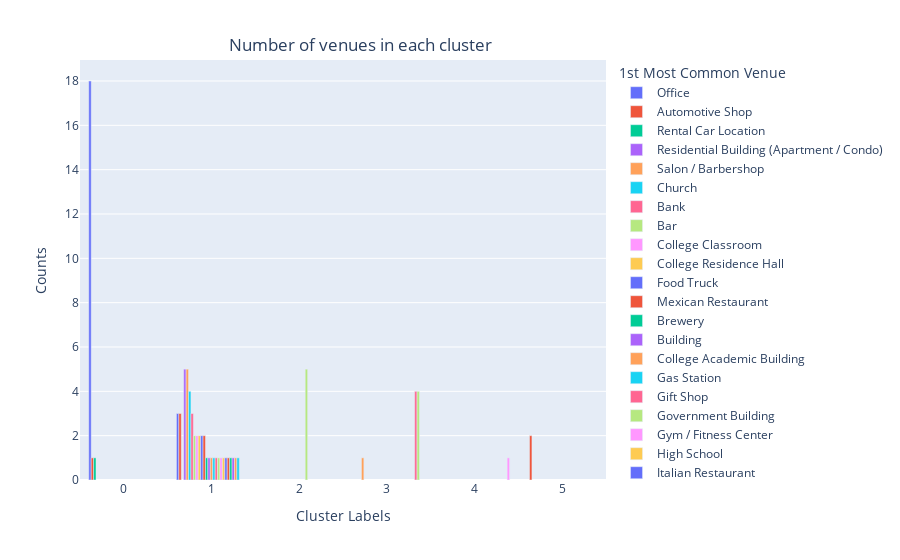

Write notebook code for a chart like this one.
### Code cell
# plot the group bar chart
import plotly.express as px 

fig = px.bar(common_vaneus_cluster, x="Cluster Labels", y="Counts", 
             color="1st Most Common Venue", hover_data=['1st Most Common Venue'], 
             barmode = 'group') 

fig.update_layout(
    title={
        'text': "Number of venues in each cluster",
        'y':0.93,
        'x':0.4,
        'xanchor': 'center',
        'yanchor': 'top'})
# save figure
fig.write_image("../images/sd_venue_numbers_each_cluster_fig10.png")
fig.show()
fig.show(renderer="png")

### Figure 1 — Plotly figure (JSON) as saved in the notebook; plotly's stock layout.template omitted (floating-point values rounded to 4 significant figures)
{"data": [{"alignmentgroup": "True", "customdata": [["Office"], ["Office"]], "hovertemplate": "1st Most Common Venue=%{customdata[0]}<br>Cluster Labels=%{x}<br>Counts=%{y}<extra></extra>", "legendgroup": "Office", "marker": {"color": "#636efa"}, "name": "Office", "offsetgroup": "Office", "orientation": "v", "showlegend": true, "textposition": "auto", "type": "bar", "x": [0, 1], "xaxis": "x", "y": [18, 3], "yaxis": "y"}, {"alignmentgroup": "True", "customdata": [["Automotive Shop"], ["Automotive Shop"], ["Automotive Shop"]], "hovertemplate": "1st Most Common Venue=%{customdata[0]}<br>Cluster Labels=%{x}<br>Counts=%{y}<extra></extra>", "legendgroup": "Automotive Shop", "marker": {"color": "#EF553B"}, "name": "Automotive Shop", "offsetgroup": "Automotive Shop", "orientation": "v", "showlegend": true, "textposition": "auto", "type": "bar", "x": [0, 1, 5], "xaxis": "x", "y": [1, 3, 2], "yaxis": "y"}, {"alignmentgroup": "True", "customdata": [["Rental Car Location"]], "hovertemplate": "1st Most Common Venue=%{customdata[0]}<br>Cluster Labels=%{x}<br>Counts=%{y}<extra></extra>", "legendgroup": "Rental Car Location", "marker": {"color": "#00cc96"}, "name": "Rental Car Location", "offsetgroup": "Rental Car Location", "orientation": "v", "showlegend": true, "textposition": "auto", "type": "bar", "x": [0], "xaxis": "x", "y": [1], "yaxis": "y"}, {"alignmentgroup": "True", "customdata": [["Residential Building (Apartment / Condo)"]], "hovertemplate": "1st Most Common Venue=%{customdata[0]}<br>Cluster Labels=%{x}<br>Counts=%{y}<extra></extra>", "legendgroup": "Residential Building (Apartment / Condo)", "marker": {"color": "#ab63fa"}, "name": "Residential Building (Apartment / Condo)", "offsetgroup": "Residential Building (Apartment / Condo)", "orientation": "v", "showlegend": true, "textposition": "auto", "type": "bar", "x": [1], "xaxis": "x", "y": [5], "yaxis": "y"}, {"alignmentgroup": "True", "customdata": [["Salon / Barbershop"], ["Salon / Barbershop"]], "hovertemplate": "1st Most Common Venue=%{customdata[0]}<br>Cluster Labels=%{x}<br>Counts=%{y}<extra></extra>", "legendgroup": "Salon / Barbershop", "marker": {"color": "#FFA15A"}, "name": "Salon / Barbershop", "offsetgroup": "Salon / Barbershop", "orientation": "v", "showlegend": true, "textposition": "auto", "type": "bar", "x": [1, 3], "xaxis": "x", "y": [5, 1], "yaxis": "y"}, {"alignmentgroup": "True", "customdata": [["Church"]], "hovertemplate": "1st Most Common Venue=%{customdata[0]}<br>Cluster Labels=%{x}<br>Counts=%{y}<extra></extra>", "legendgroup": "Church", "marker": {"color": "#19d3f3"}, "name": "Church", "offsetgroup": "Church", "orientation": "v", "showlegend": true, "textposition": "auto", "type": "bar", "x": [1], "xaxis": "x", "y": [4], "yaxis": "y"}, {"alignmentgroup": "True", "customdata": [["Bank"]], "hovertemplate": "1st Most Common Venue=%{customdata[0]}<br>Cluster Labels=%{x}<br>Counts=%{y}<extra></extra>", "legendgroup": "Bank", "marker": {"color": "#FF6692"}, "name": "Bank", "offsetgroup": "Bank", "orientation": "v", "showlegend": true, "textposition": "auto", "type": "bar", "x": [1], "xaxis": "x", "y": [3], "yaxis": "y"}, {"alignmentgroup": "True", "customdata": [["Bar"]], "hovertemplate": "1st Most Common Venue=%{customdata[0]}<br>Cluster Labels=%{x}<br>Counts=%{y}<extra></extra>", "legendgroup": "Bar", "marker": {"color": "#B6E880"}, "name": "Bar", "offsetgroup": "Bar", "orientation": "v", "showlegend": true, "textposition": "auto", "type": "bar", "x": [1], "xaxis": "x", "y": [2], "yaxis": "y"}, {"alignmentgroup": "True", "customdata": [["College Classroom"]], "hovertemplate": "1st Most Common Venue=%{customdata[0]}<br>Cluster Labels=%{x}<br>Counts=%{y}<extra></extra>", "legendgroup": "College Classroom", "marker": {"color": "#FF97FF"}, "name": "College Classroom", "offsetgroup": "College Classroom", "orientation": "v", "showlegend": true, "textposition": "auto", "type": "bar", "x": [1], "xaxis": "x", "y": [2], "yaxis": "y"}, {"alignmentgroup": "True", "customdata": [["College Residence Hall"]], "hovertemplate": "1st Most Common Venue=%{customdata[0]}<br>Cluster Labels=%{x}<br>Counts=%{y}<extra></extra>", "legendgroup": "College Residence Hall", "marker": {"color": "#FECB52"}, "name": "College Residence Hall", "offsetgroup": "College Residence Hall", "orientation": "v", "showlegend": true, "textposition": "auto", "type": "bar", "x": [1], "xaxis": "x", "y": [2], "yaxis": "y"}, {"alignmentgroup": "True", "customdata": [["Food Truck"]], "hovertemplate": "1st Most Common Venue=%{customdata[0]}<br>Cluster Labels=%{x}<br>Counts=%{y}<extra></extra>", "legendgroup": "Food Truck", "marker": {"color": "#636efa"}, "name": "Food Truck", "offsetgroup": "Food Truck", "orientation": "v", "showlegend": true, "textposition": "auto", "type": "bar", "x": [1], "xaxis": "x", "y": [2], "yaxis": "y"}, {"alignmentgroup": "True", "customdata": [["Mexican Restaurant"]], "hovertemplate": "1st Most Common Venue=%{customdata[0]}<br>Cluster Labels=%{x}<br>Counts=%{y}<extra></extra>", "legendgroup": "Mexican Restaurant", "marker": {"color": "#EF553B"}, "name": "Mexican Restaurant", "offsetgroup": "Mexican Restaurant", "orientation": "v", "showlegend": true, "textposition": "auto", "type": "bar", "x": [1], "xaxis": "x", "y": [2], "yaxis": "y"}, {"alignmentgroup": "True", "customdata": [["Brewery"]], "hovertemplate": "1st Most Common Venue=%{customdata[0]}<br>Cluster Labels=%{x}<br>Counts=%{y}<extra></extra>", "legendgroup": "Brewery", "marker": {"color": "#00cc96"}, "name": "Brewery", "offsetgroup": "Brewery", "orientation": "v", "showlegend": true, "textposition": "auto", "type": "bar", "x": [1], "xaxis": "x", "y": [1], "yaxis": "y"}, {"alignmentgroup": "True", "customdata": [["Building"]], "hovertemplate": "1st Most Common Venue=%{customdata[0]}<br>Cluster Labels=%{x}<br>Counts=%{y}<extra></extra>", "legendgroup": "Building", "marker": {"color": "#ab63fa"}, "name": "Building", "offsetgroup": "Building", "orientation": "v", "showlegend": true, "textposition": "auto", "type": "bar", "x": [1], "xaxis": "x", "y": [1], "yaxis": "y"}, {"alignmentgroup": "True", "customdata": [["College Academic Building"]], "hovertemplate": "1st Most Common Venue=%{customdata[0]}<br>Cluster Labels=%{x}<br>Counts=%{y}<extra></extra>", "legendgroup": "College Academic Building", "marker": {"color": "#FFA15A"}, "name": "College Academic Building", "offsetgroup": "College Academic Building", "orientation": "v", "showlegend": true, "textposition": "auto", "type": "bar", "x": [1], "xaxis": "x", "y": [1], "yaxis": "y"}, {"alignmentgroup": "True", "customdata": [["Gas Station"]], "hovertemplate": "1st Most Common Venue=%{customdata[0]}<br>Cluster Labels=%{x}<br>Counts=%{y}<extra></extra>", "legendgroup": "Gas Station", "marker": {"color": "#19d3f3"}, "name": "Gas Station", "offsetgroup": "Gas Station", "orientation": "v", "showlegend": true, "textposition": "auto", "type": "bar", "x": [1], "xaxis": "x", "y": [1], "yaxis": "y"}, {"alignmentgroup": "True", "customdata": [["Gift Shop"]], "hovertemplate": "1st Most Common Venue=%{customdata[0]}<br>Cluster Labels=%{x}<br>Counts=%{y}<extra></extra>", "legendgroup": "Gift Shop", "marker": {"color": "#FF6692"}, "name": "Gift Shop", "offsetgroup": "Gift Shop", "orientation": "v", "showlegend": true, "textposition": "auto", "type": "bar", "x": [1], "xaxis": "x", "y": [1], "yaxis": "y"}, {"alignmentgroup": "True", "customdata": [["Government Building"], ["Government Building"]], "hovertemplate": "1st Most Common Venue=%{customdata[0]}<br>Cluster Labels=%{x}<br>Counts=%{y}<extra></extra>", "legendgroup": "Government Building", "marker": {"color": "#B6E880"}, "name": "Government Building", "offsetgroup": "Government Building", "orientation": "v", "showlegend": true, "textposition": "auto", "type": "bar", "x": [1, 2], "xaxis": "x", "y": [1, 5], "yaxis": "y"}, {"alignmentgroup": "True", "customdata": [["Gym / Fitness Center"]], "hovertemplate": "1st Most Common Venue=%{customdata[0]}<br>Cluster Labels=%{x}<br>Counts=%{y}<extra></extra>", "legendgroup": "Gym / Fitness Center", "marker": {"color": "#FF97FF"}, "name": "Gym / Fitness Center", "offsetgroup": "Gym / Fitness Center", "orientation": "v", "showlegend": true, "textposition": "auto", "type": "bar", "x": [1], "xaxis": "x", "y": [1], "yaxis": "y"}, {"alignmentgroup": "True", "customdata": [["High School"]], "hovertemplate": "1st Most Common Venue=%{customdata[0]}<br>Cluster Labels=%{x}<br>Counts=%{y}<extra></extra>", "legendgroup": "High School", "marker": {"color": "#FECB52"}, "name": "High School", "offsetgroup": "High School", "orientation": "v", "showlegend": true, "textposition": "auto", "type": "bar", "x": [1], "xaxis": "x", "y": [1], "yaxis": "y"}, {"alignmentgroup": "True", "customdata": [["Italian Restaurant"]], "hovertemplate": "1st Most Common Venue=%{customdata[0]}<br>Cluster Labels=%{x}<br>Counts=%{y}<extra></extra>", "legendgroup": "Italian Restaurant", "marker": {"color": "#636efa"}, "name": "Italian Restaurant", "offsetgroup": "Italian Restaurant", "orientation": "v", "showlegend": true, "textposition": "auto", "type": "bar", "x": [1], "xaxis": "x", "y": [1], "yaxis": "y"}, {"alignmentgroup": "True", "customdata": [["Mobile Phone Shop"]], "hovertemplate": "1st Most Common Venue=%{customdata[0]}<br>Cluster Labels=%{x}<br>Counts=%{y}<extra></extra>", "legendgroup": "Mobile Phone Shop", "marker": {"color": "#EF553B"}, "name": "Mobile Phone Shop", "offsetgroup": "Mobile Phone Shop", "orientation": "v", "showlegend": true, "textposition": "auto", "type": "bar", "x": [1], "xaxis": "x", "y": [1], "yaxis": "y"}, {"alignmentgroup": "True", "customdata": [["Pizza Place"]], "hovertemplate": "1st Most Common Venue=%{customdata[0]}<br>Cluster Labels=%{x}<br>Counts=%{y}<extra></extra>", "legendgroup": "Pizza Place", "marker": {"color": "#00cc96"}, "name": "Pizza Place", "offsetgroup": "Pizza Place", "orientation": "v", "showlegend": true, "textposition": "auto", "type": "bar", "x": [1], "xaxis": "x", "y": [1], "yaxis": "y"}, {"alignmentgroup": "True", "customdata": [["Playground"]], "hovertemplate": "1st Most Common Venue=%{customdata[0]}<br>Cluster Labels=%{x}<br>Counts=%{y}<extra></extra>", "legendgroup": "Playground", "marker": {"color": "#ab63fa"}, "name": "Playground", "offsetgroup": "Playground", "orientation": "v", "showlegend": true, "textposition": "auto", "type": "bar", "x": [1], "xaxis": "x", "y": [1], "yaxis": "y"}, {"alignmentgroup": "True", "customdata": [["Real Estate Office"]], "hovertemplate": "1st Most Common Venue=%{customdata[0]}<br>Cluster Labels=%{x}<br>Counts=%{y}<extra></extra>", "legendgroup": "Real Estate Office", "marker": {"color": "#FFA15A"}, "name": "Real Estate Office", "offsetgroup": "Real Estate Office", "orientation": "v", "showlegend": true, "textposition": "auto", "type": "bar", "x": [1], "xaxis": "x", "y": [1], "yaxis": "y"}, {"alignmentgroup": "True", "customdata": [["Trail"]], "hovertemplate": "1st Most Common Venue=%{customdata[0]}<br>Cluster Labels=%{x}<br>Counts=%{y}<extra></extra>", "legendgroup": "Trail", "marker": {"color": "#19d3f3"}, "name": "Trail", "offsetgroup": "Trail", "orientation": "v", "showlegend": true, "textposition": "auto", "type": "bar", "x": [1], "xaxis": "x", "y": [1], "yaxis": "y"}, {"alignmentgroup": "True", "customdata": [["Dentist's Office"]], "hovertemplate": "1st Most Common Venue=%{customdata[0]}<br>Cluster Labels=%{x}<br>Counts=%{y}<extra></extra>", "legendgroup": "Dentist's Office", "marker": {"color": "#FF6692"}, "name": "Dentist's Office", "offsetgroup": "Dentist's Office", "orientation": "v", "showlegend": true, "textposition": "auto", "type": "bar", "x": [3], "xaxis": "x", "y": [4], "yaxis": "y"}, {"alignmentgroup": "True", "customdata": [["Doctor's Office"]], "hovertemplate": "1st Most Common Venue=%{customdata[0]}<br>Cluster Labels=%{x}<br>Counts=%{y}<extra></extra>", "legendgroup": "Doctor's Office", "marker": {"color": "#B6E880"}, "name": "Doctor's Office", "offsetgroup": "Doctor's Office", "orientation": "v", "showlegend": true, "textposition": "auto", "type": "bar", "x": [3], "xaxis": "x", "y": [4], "yaxis": "y"}, {"alignmentgroup": "True", "customdata": [["Zoo Exhibit"]], "hovertemplate": "1st Most Common Venue=%{customdata[0]}<br>Cluster Labels=%{x}<br>Counts=%{y}<extra></extra>", "legendgroup": "Zoo Exhibit", "marker": {"color": "#FF97FF"}, "name": "Zoo Exhibit", "offsetgroup": "Zoo Exhibit", "orientation": "v", "showlegend": true, "textposition": "auto", "type": "bar", "x": [4], "xaxis": "x", "y": [1], "yaxis": "y"}], "layout": {"barmode": "group", "legend": {"title": {"text": "1st Most Common Venue"}, "tracegroupgap": 0}, "margin": {"t": 60}, "title": {"text": "Number of venues in each cluster", "x": 0.4, "xanchor": "center", "y": 0.93, "yanchor": "top"}, "xaxis": {"anchor": "y", "domain": [0, 1], "title": {"text": "Cluster Labels"}}, "yaxis": {"anchor": "x", "domain": [0, 1], "title": {"text": "Counts"}}}}
